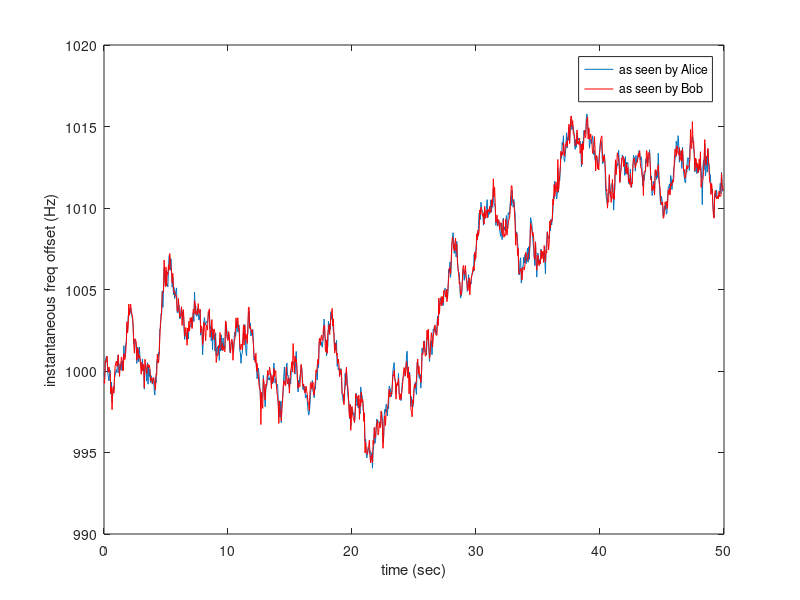

MATLAB code for this plot:
clc;
clear all;
close all;

%% KF-based instantaneous phase and frequency offset tracking

% process model
dphi_1 = 0;
df_1 = 1000;
dw_1 = 2*pi*df_1;
sim_time = 1000;
T = 50e-3;
dphi = zeros(sim_time,1);
dw = zeros(sim_time,1);
n = zeros(2,sim_time);
wc = 2*pi*900e6;
q1 = 8.47e-22; % for USRP N200's
q2 = 5.51e-18;
mu = [0 0];
Q = wc^2*q1*[T 0; 0 0] + wc^2*q2*[T^3/3 T^2/2; T^2/2 T];
n = mvnrnd(mu, Q, sim_time);
dphi(1) = dphi_1;
dw(1) = dw_1;

for k=2:sim_time
    dphi(k) = dphi(k-1) + T*dw(k) + n(k,1);
    dw(k) = dw(k-1) + n(k,2);
end

t = T*(0:1:sim_time-1);
% subplot(2,1,1);
% plot(t,dphi-dw.*t');
% xlabel('time (sec)');
% ylabel('unwrapped instantaneous phase offset (radians)');
% subplot(2,1,2);
% plot(t, dw./(2*pi));
% xlabel('time (sec)');
% ylabel('instantaneous freq offset (Hz)');

%% measurement model
% process model (at Alice)
dw_A = dw + 2*randn(sim_time,1);

% process model (at Bob)
dw_B = dw + 2*randn(sim_time,1);

figure;
plot(t, dw_A./(2*pi));
xlabel('time (sec)');
ylabel('instantaneous freq offset (Hz)');
hold on;
plot(t,dw_B./(2*pi),'r');
legend('as seen by Alice','as seen by Bob');
